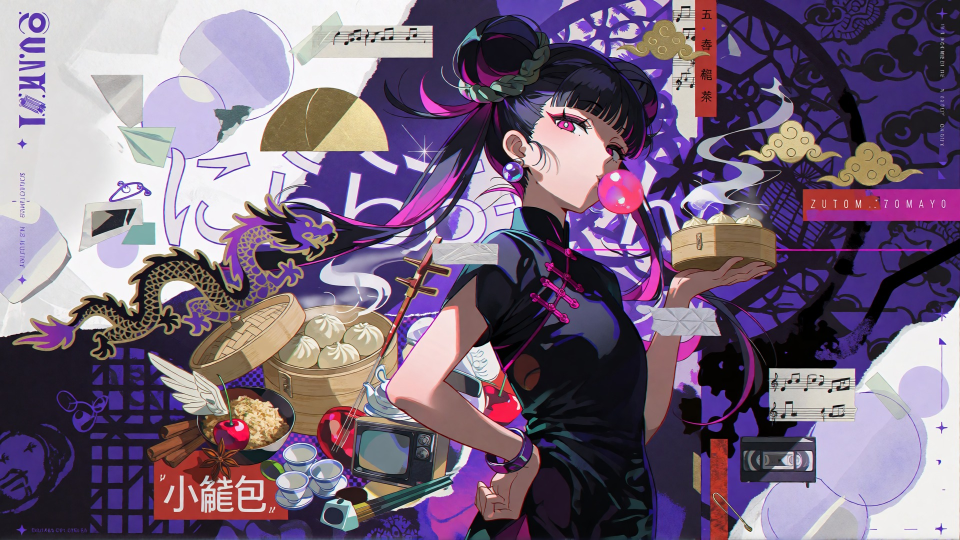
#> input picture examples/nira_china_bubble_fix/best.jpg, 1920 x 1080 px (shown at 1/2 size); the run also reads 1 picture not shown here
$ python typeset_poster.py ../../../examples/nira_china_bubble_fix/best.jpg ../../../examples/nira_china_bubble_fix/inpaint_raw.jpg ../../../examples/nira_china_bubble_fix/inpaint_raw.jpg out.png out.png
#> lines starting #> are read from the running program, lines starting #| are printed output that depends on the picture
"""Typeset titles onto a regenerated poster background and put the original character back on top.

Layers, bottom to top: BASE (new background) -> "behind" items -> ORIGINAL pixels where KEEP_MASK is white
-> cleanup patches -> "front" items. Items come from a JSON layout file (a list of objects), drawn in order.

Text item:
    {"text": "重音テト", "font": "YuGothB.ttc", "size": 250, "x": 50, "y": 70,
     "style": "outline" | "fill" | "solid", "color": [255, 255, 255], "stroke": 6,
     "stroke_color": [30, 10, 15], "axes": [900], "spacing": 0, "opacity": 1.0,
     "echo": {"dx": 6, "dy": 4, "color": [0, 190, 210], "opacity": 0.8},
     "box": [180, 20, 40], "pad": 10, "rotate": 0, "layer": "behind" | "front"}

"outline" draws hollow letters (a ring of width "stroke" around each glyph); "fill" draws solid letters;
"solid" draws letters filled with "color" and outlined in "stroke_color", readable over busy backgrounds.
"blur" softens the letters by that Gaussian radius in pixels.
"axes" sets variable-font axes (e.g. [900] for the heaviest NotoSerifSC-VF.ttf). "echo" adds an offset copy
in another color behind the letters, like misregistered print. Fonts given without a folder are looked up in
C:\\Windows\\Fonts. Items may hang off the canvas edges.

Scrap item: letters printed on a torn paper scrap with a soft shadow. Takes the text keys, with "scrap"
in place of "text" and "ink" for the letter color:
    {"scrap": "重", "font": "NotoSerifSC-VF.ttf", "axes": [900], "size": 210, "x": 30, "y": 40,
     "ink": [24, 18, 20], "paper": [240, 230, 208], "halftone": {"color": [200, 60, 70], "step": 12, "radius": 3},
     "pad": 26, "tear": 7, "seed": 1, "shadow": [6, 9, 0.35], "rotate": -7, "layer": "behind"}

Tape item: a strip of translucent tape with torn ends, pasted at (X, Y):
    {"tape": [X, Y, W, H], "rotate": 12, "color": [250, 248, 240], "opacity": 0.55, "seed": 3, "layer": "front"}

Patch item {"patch": [X0, Y0, X1, Y1], "from": [DX, DY]} cleans leftover gray glyph fragments in that box
after the character is composited: gray pixels (and a 2 px fringe) are replaced by the poster pixels
offset by (DX, DY). Saturated pixels such as hair and bright white paper are left alone. With "mode": "all"
the whole box is replaced instead, blended over a 3 px edge; use it only where the box holds no hair.
With "mode": "inpaint" (no "from" needed) every pixel that stands out from the box's dominant color is
filled in from its surroundings (OpenCV Telea) and given the surrounding paper grain; keep hair out of the box.

Usage:
    python typeset_poster.py BASE.png ORIGINAL.png KEEP_MASK.png LAYOUT.json OUT.png
"""

from __future__ import annotations

import argparse
import json
import os
from pathlib import Path

import cv2
import numpy as np
from PIL import Image, ImageChops, ImageDraw, ImageFilter, ImageFont
from scipy import ndimage

FONT_DIRS = [
    Path(os.environ["FONT_DIR"]) if os.environ.get("FONT_DIR") else None,
    Path(r"C:\Windows\Fonts"),
    Path("/usr/share/fonts/truetype"),
    Path("/usr/share/fonts/opentype"),
    Path("/usr/local/share/fonts"),
    Path.home() / ".fonts",
    Path("/System/Library/Fonts"),
    Path("/Library/Fonts"),
]


# [194 lines left out: functions resolve_font, load_font, text_layer, torn_outline, scrap_layer, tape_layer and 4 more, not called in this run]


def main() -> int:
    parser = argparse.ArgumentParser(description=__doc__)
    parser.add_argument("base")
    parser.add_argument("original")
    parser.add_argument("keep_mask")
    parser.add_argument("layout")
    parser.add_argument("out")
    args = parser.parse_args()

    base = Image.open(args.base).convert("RGBA")
    original = Image.open(args.original).convert("RGBA")
    keep = Image.open(args.keep_mask).convert("L")
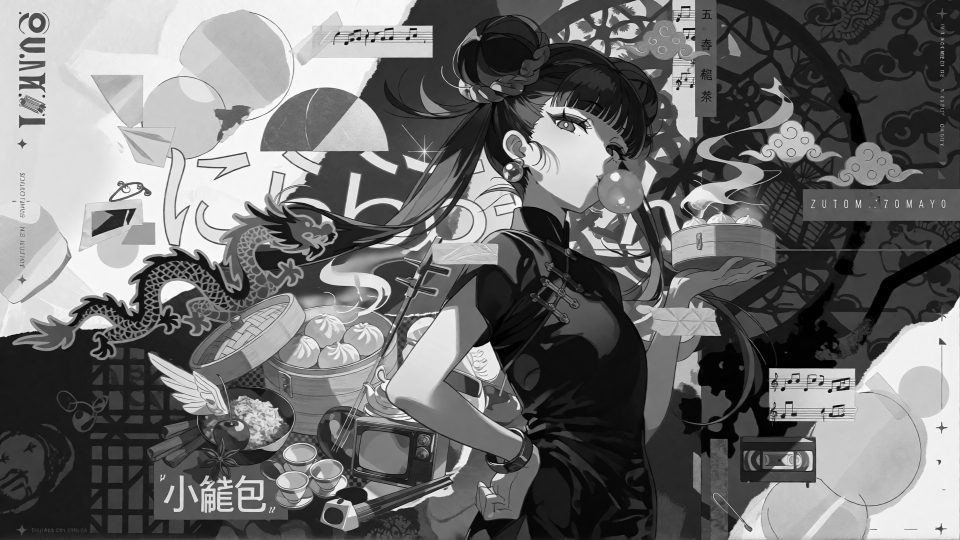
#> keep: PIL image 1920x1080 L (shown at 1/2 size); min 0, max 255, mean 111.2
#> (the run stopped early here; a loop or call above may not have finished)
